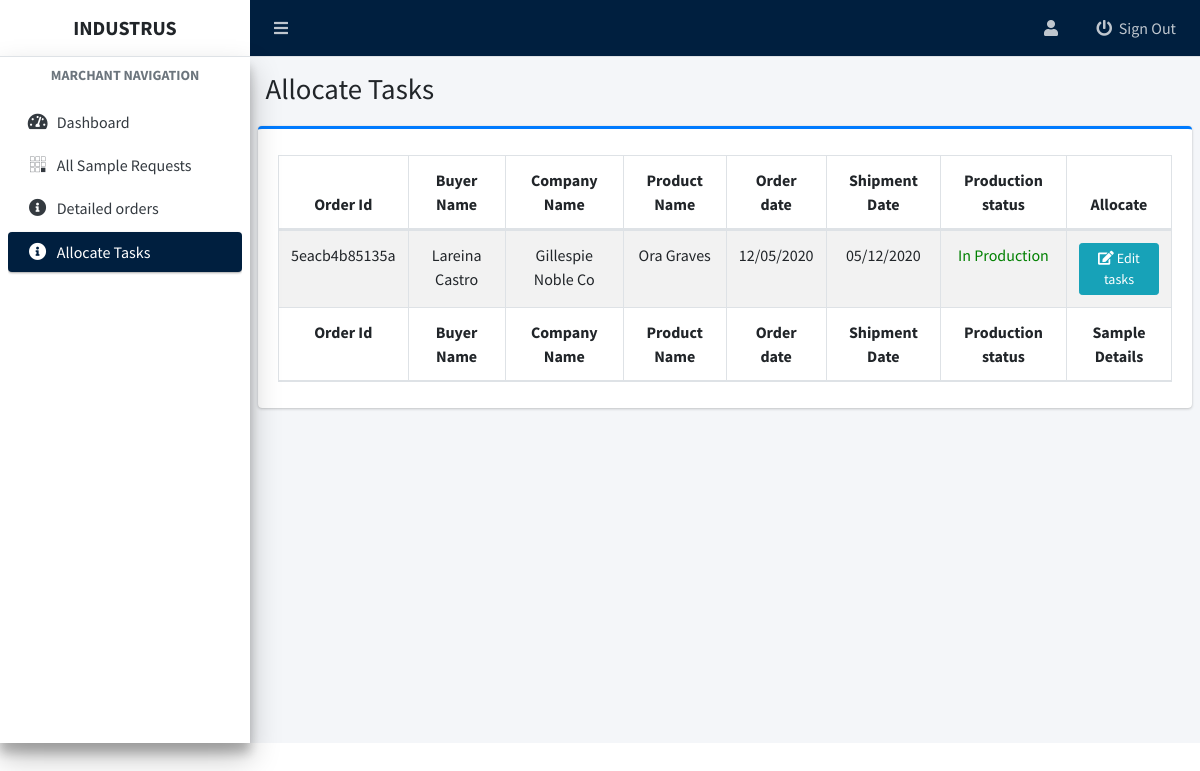
/admin/task-allocate.php (signed in), run on the app's committed database.
### tables this page shows
CREATE TABLE `order_details` (
  `orderId` varchar(50) NOT NULL,
  `user_id` int(11) NOT NULL,
  `buyerName` varchar(200) NOT NULL,
  `companyName` varchar(200) NOT NULL,
  `productName` varchar(100) NOT NULL,
  `productPrice` varchar(100) NOT NULL,
  `composition` varchar(100) NOT NULL,
  `fabricsWeight` varchar(100) NOT NULL,
  `samplePcs` varchar(10) NOT NULL,
  `fabricConstruction` varchar(100) NOT NULL,
  `febricDescription` varchar(100) NOT NULL,
  `productSketch` varchar(200) NOT NULL,
  `yarnDescription` varchar(150) NOT NULL,
  `frontMeasurementSketch` varchar(200) NOT NULL,
  `backMeasurementSketch` varchar(200) NOT NULL,
  `collarMeasurementSketch` varchar(200) NOT NULL,
  `frontSewingSkecth` varchar(200) NOT NULL,
  `frontPlacketSkecth` varchar(200) NOT NULL,
  `slideSlitSkecth` varchar(200) NOT NULL,
  `pcs_per_box` varchar(15) NOT NULL,
  `shipmentDate` varchar(100) NOT NULL,
  `detailOrderDate` varchar(100) DEFAULT NULL,
  `sampleOrderDate` varchar(100) NOT NULL,
  `status` int(11) NOT NULL DEFAULT 0 COMMENT '0=sampledefault,1=sample_accepted,2=sample_rejected,3=pendingDetails,4 = userImputted,5=task-allocated,6=Order-in-production'
);

### admin/task-allocate.php (the view, shortened to what this page needs)
<?php
include 'includes/admin-header.php';
include 'includes/admin-navbar.php';
include 'includes/admin-sidebar.php';
$conn = connect();
$sql = "SELECT * FROM order_details WHERE status = 4 OR status = 5 OR status = 6 ";
$stmt = $conn->prepare($sql);
$stmt->execute();
$result = $stmt->get_result();
while ($data = $result->fetch_assoc()) {
    $row[] = $data;
}
?>
<section class="content-header">
    <div class="container-fluid">
        <div class="row">
            <div class="col-sm-6">
                <h1>Allocate Tasks </h1>
            </div>
        </div>
    </div>
</section>
<section class="content py-1">
    <div class="card card-primary card-outline">
        <div class="card-body">
            <table id="example2" class="table table-bordered table-hover table-striped text-center">
                <thead>
                    <tr class="">
                        <th>Order Id</th>
                        <th>Buyer Name</th>
                        <th>Company Name</th>
                        <th>Product Name</th>
                        <th>Order date</th>
                        <th>Shipment Date</th>
                        <th>Production status</th>
                        <th>Allocate</th>
                    </tr>
                </thead>
                <tbody>
                    <?php
                    if (isset($row)) {
                        foreach ($row as $value) { ?>
                            <tr>
                                <td><?= $value['orderId'] ?></td>
                                <td><?= $value['buyerName'] ?></td>
                                <td><?= $value['companyName'] ?></td>
                                <td><?= $value['productName'] ?></td>
                                <td><?= $value['detailOrderDate'] ?></td>
                                <td><?= $value['shipmentDate'] ?></td>
                                <td style='color:green;'>
                                    <?php if ($value['status'] == 5) { ?>
                                        <form action="controllers/tasksController" method="POST">
                                            <input type="hidden" value="<?= $value['orderId'] ?>" name="order_id">
                                            <button class="btn btn-success btn-sm" name="production_start" type="submit"><i class="fas fa-play"></i> Start</button>
                                        </form>
                                    <?php } else if ($value['status'] == 6) {
                                        echo 'In Production';
                                    } else {
                                        echo 'Allocate First';
                                    } ?>
                                </td>
                                <td style='color:green;'>
                                    <?php if ($value['status'] == 4) { ?>
                                        <a href="order-task?order-id=<?= $value['orderId'] ?>" class="btn btn-primary btn-sm"><i class="fas fa-save"></i> Allocate</a>
                                    <?php } else { ?>
                                        <a href="order-task?editable&&order-id=<?= $value['orderId'] ?>" class="btn btn-info btn-sm"><i class="fas fa-edit"></i> Edit tasks</a>
                                    <?php } ?>
                                </td>
                            </tr>
                    <?php }
                    } ?>
                </tbody>
                <tfoot>
                    <tr>
                        <th>Order Id</th>
                        <th>Buyer Name</th>
                        <th>Company Name</th>
                        <th>Product Name</th>
                        <th>Order date</th>
                        <th>Shipment Date</th>
                        <th>Production status</th>
                        <th>Sample Details</th>
                    </tr>
                </tfoot>
            </table>
        </div>
    </div>
</section>
<?php include 'includes/admin-footer.php'; ?>
</body>
</html>

### data on the page
order_details: orderId "5eacb4b85135a", buyerName "Lareina Castro", companyName "Gillespie Noble Co", productName "Ora Graves", detailOrderDate "12/05/2020", shipmentDate "05/12/2020", status "In Production"
